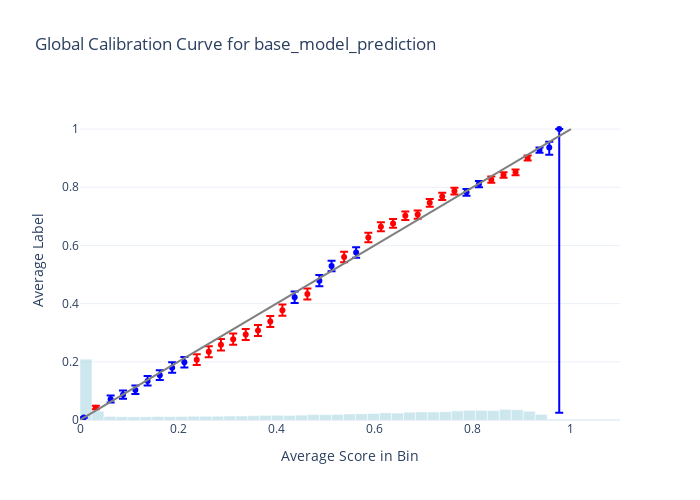

Notebook code for this chart:
### Markdown cell above
### 2.2 Global Calibration

### Code cell
plotting.plot_global_calibration_curve(
    data=test_df,
    score_col=BASE_MODEL_PREDICTION_COLUMN,
    label_col=LABEL_COLUMN,
    num_bins=40,
).update_layout(title=f"Global Calibration Curve for {BASE_MODEL_PREDICTION_COLUMN}", width=700, height=500)
